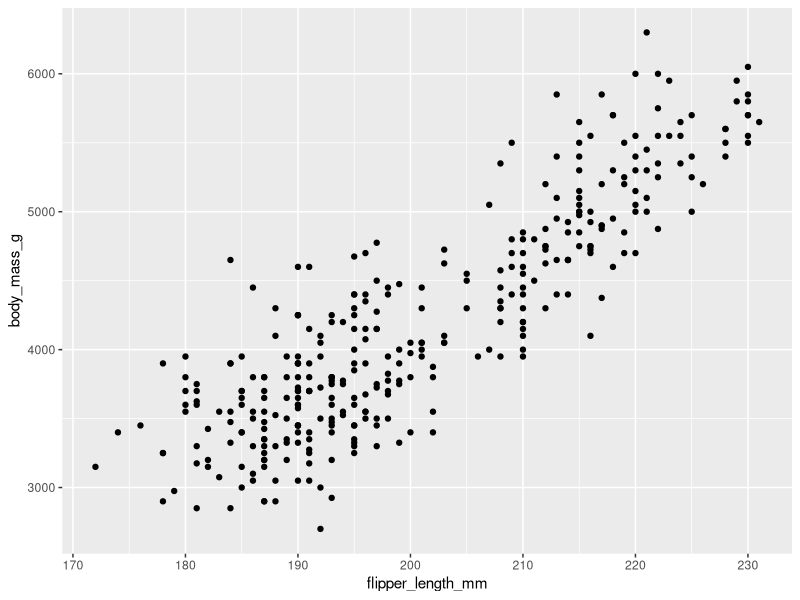
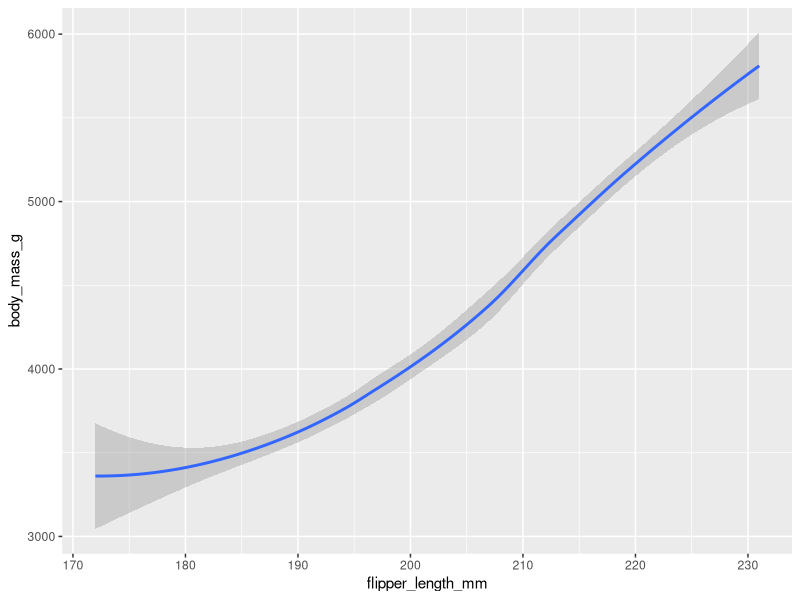
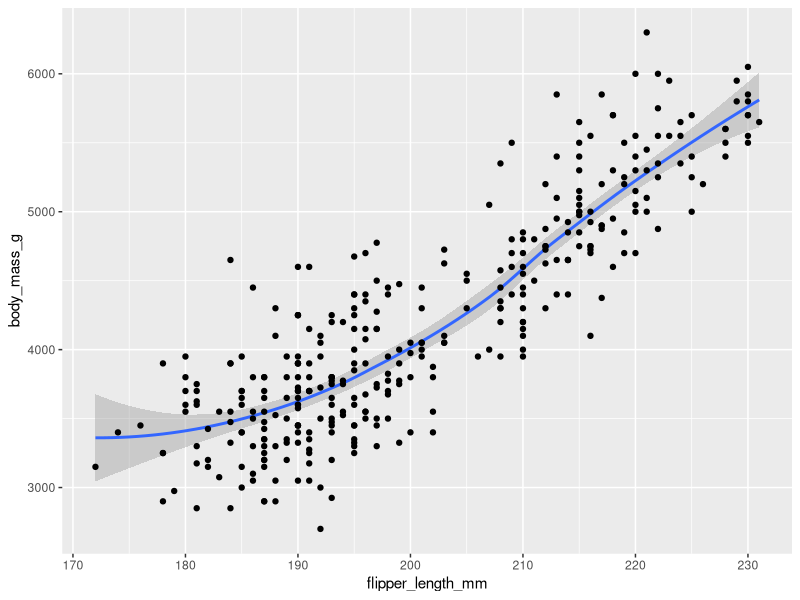
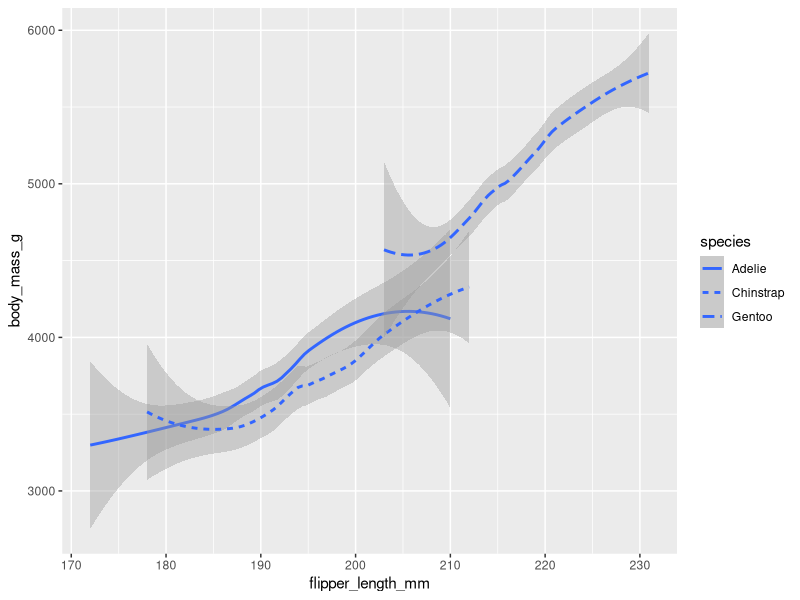
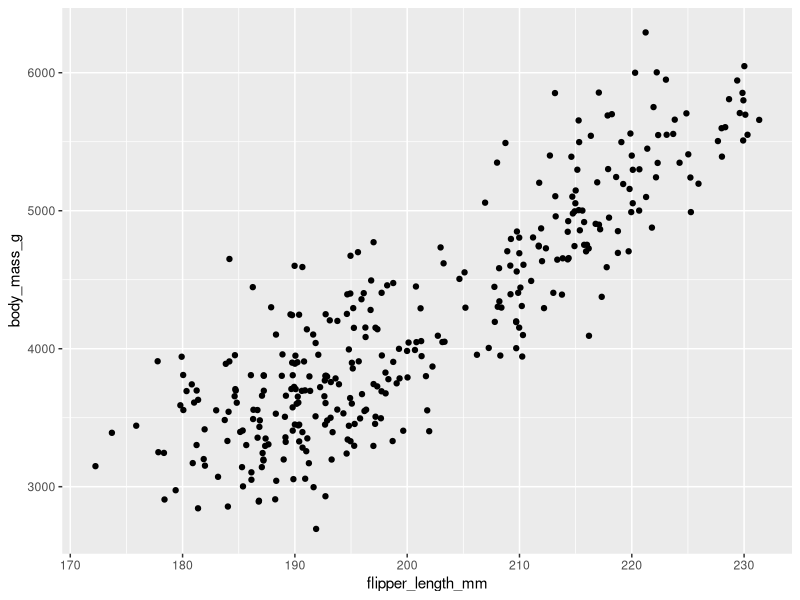
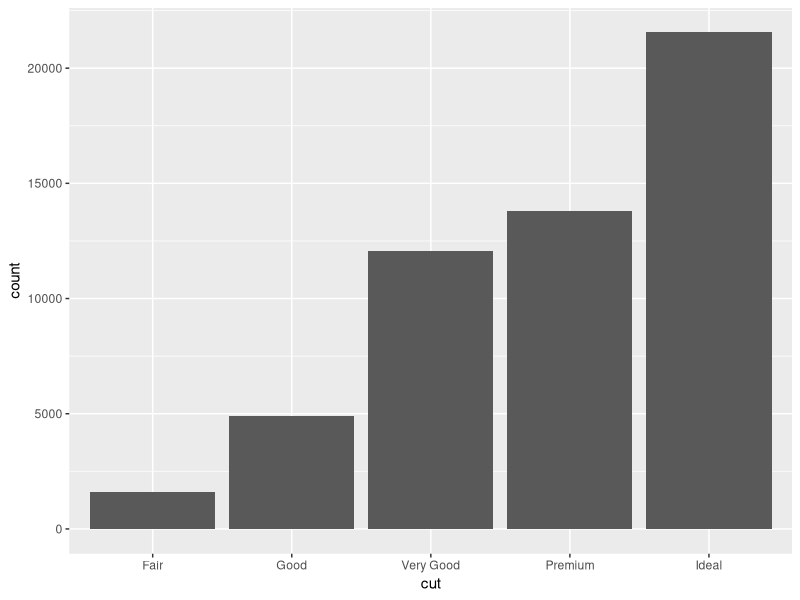
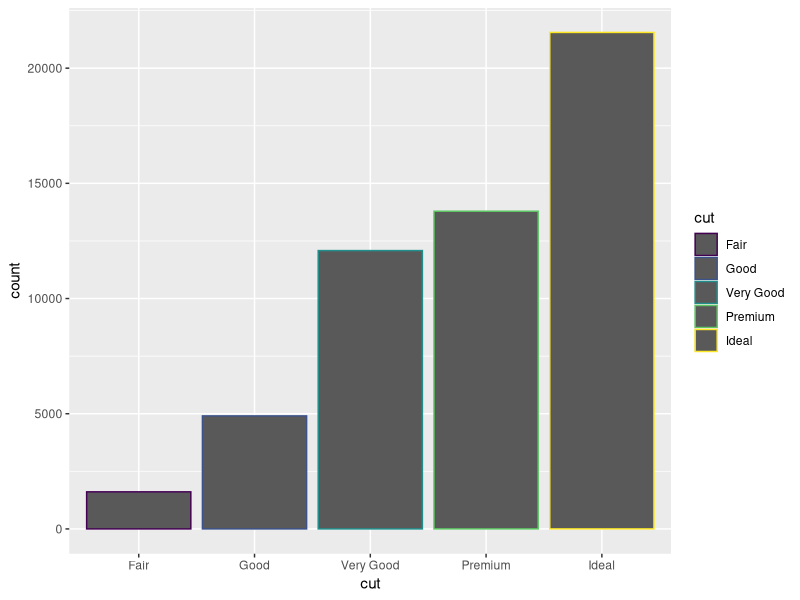
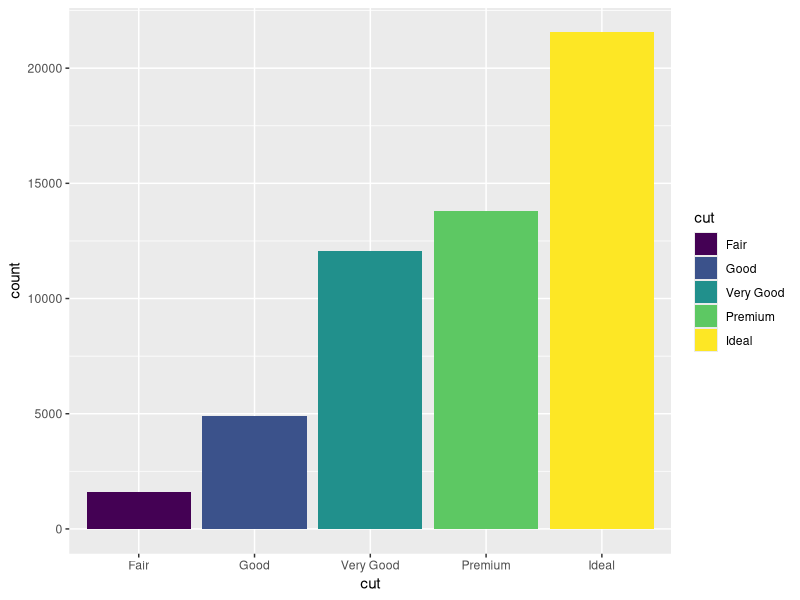

These figures' R source, in order:
# Fundamentos de R: Geometrías de visualización con GGPlot y Faucets

library(ggplot2)
library(palmerpenguins)

# Los objetos geométricos son la forma en que R representa datos, lo que 
# incluye puntos, barras y líneas.

# Este primer gráfico muestra un scatterplot o gráfico de dispersión
ggplot(data = penguins) +
  geom_point(mapping = aes(x = flipper_length_mm, y = body_mass_g))


# Con geom_smooth se cambia el gráfico de dispersión por una línea suavizada
ggplot(data = penguins) +
  geom_smooth(mapping = aes(x = flipper_length_mm, y = body_mass_g))

# Ambas geometrías se pueden combinar en una sola gráfica
ggplot(data = penguins) +
  geom_smooth(mapping = aes(x = flipper_length_mm, y = body_mass_g)) +
  geom_point(mapping = aes(x = flipper_length_mm, y = body_mass_g))

# Es posible crear una línea para cada tipo de especie como se muestra:
ggplot(data = penguins) +
  geom_smooth(mapping = aes(x = flipper_length_mm, y = body_mass_g, linetype = species))

# Jitter es un diagrama de dispersión con ruido añadido para hacer que estos sean
# más fáciles de identificar de forma individual
ggplot(data = penguins) +
  geom_jitter(mapping = aes(x = flipper_length_mm, y = body_mass_g))

# Ahora usaremos el dataframe de diamantes de ggplot2

# Usamos geom_bar() para crear gráficos de barras. R cuenta cuántas veces aparece
# cada ocurrencia a lo largo de todo el dataframe, por lo que no es necesario
# definir a Y.
ggplot(data = diamonds) +
  geom_bar(mapping = aes(x = cut))

# Es posible usar las propiedades estéticas usadas anteriormente, como el color
ggplot(data = diamonds) +
  geom_bar(mapping = aes(x = cut, color = cut))

# Esto solo muestra un color exterior, pero si se desea un relleno en su lugar,
# usamos fill:
ggplot(data = diamonds) +
  geom_bar(mapping = aes(x = cut, fill = cut))

# Este diagrama muestra diferentes combinaciones entre corte y claridad en una
# gráfica de barras apiladas, de manera que es posible diferenciar para cada
# uno de los cortes la proporción de claridad en cada uno de ellos.
ggplot(data = diamonds) +
  geom_bar(mapping = aes(x = cut, fill = clarity))


# Las facetas permite generar gráficas individuales para cada categoría
# en una variable. En este caso, se separa la gráfica anterior en los 5 cortes
ggplot(data = diamonds) +
  geom_bar(mapping = aes(x = cut, fill = clarity)) + facet_wrap(~ cut)

ggplot(data = diamonds) +
  geom_bar(mapping = aes(x = color, fill = cut)) + facet_wrap(~ cut)
